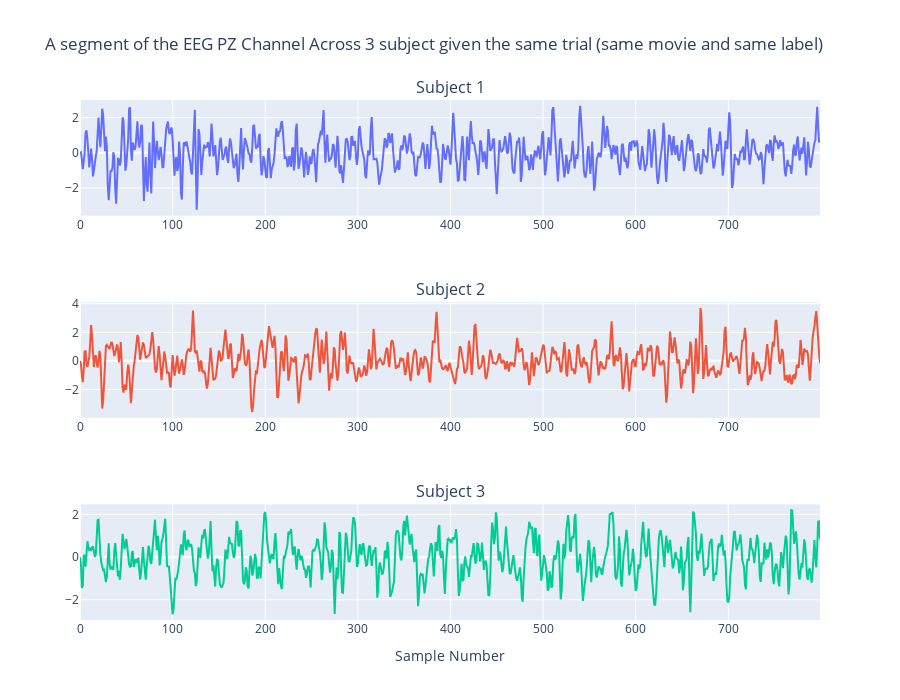

Write notebook code for a chart like this one.
### Code cell
fig = make_subplots(
    rows=3, 
    cols=1, 
    subplot_titles=("Subject 1", "Subject 2", "Subject 3"),
)
fig.add_trace(
    go.Scatter(y=p1[posIndex[2]][getChannel('PZ')][0], mode="lines", name="Subject 1"),
    row=1, col=1
)
fig.add_trace(
    go.Scatter(y=p2[posIndex[2]][getChannel('PZ')][0], mode="lines", name="Subject 2"),
    row=2, col=1
)
fig.add_trace(
    go.Scatter(y=p3[posIndex[2]][getChannel('PZ')][0], mode="lines", name="Subject 3"),
    row=3, col=1
)
fig.update_layout(
    title_text="A segment of the EEG PZ Channel Across 3 subject given the same trial (same movie and same label)", 
    height=700, 
    showlegend=False
)
fig.update_xaxes(title_text="Sample Number", row=3, col=1)

fig.show(renderer=rndr)

### Figure 1 — Plotly figure (JSON) as saved in the notebook; plotly's stock layout.template omitted (floating-point values rounded to 4 significant figures; data arrays with more than 128 entries replaced by an {"elided": "..."} marker saying what was removed)
{"data": [{"mode": "lines", "name": "Subject 1", "type": "scatter", "xaxis": "x", "y": {"elided": "800 float values"}, "yaxis": "y"}, {"mode": "lines", "name": "Subject 2", "type": "scatter", "xaxis": "x2", "y": {"elided": "800 float values"}, "yaxis": "y2"}, {"mode": "lines", "name": "Subject 3", "type": "scatter", "xaxis": "x3", "y": {"elided": "800 float values"}, "yaxis": "y3"}], "layout": {"annotations": [{"font": {"size": 16}, "showarrow": false, "text": "Subject 1", "x": 0.5, "xanchor": "center", "xref": "paper", "y": 1, "yanchor": "bottom", "yref": "paper"}, {"font": {"size": 16}, "showarrow": false, "text": "Subject 2", "x": 0.5, "xanchor": "center", "xref": "paper", "y": 0.6111, "yanchor": "bottom", "yref": "paper"}, {"font": {"size": 16}, "showarrow": false, "text": "Subject 3", "x": 0.5, "xanchor": "center", "xref": "paper", "y": 0.2222, "yanchor": "bottom", "yref": "paper"}], "height": 700, "showlegend": false, "title": {"text": "A segment of the EEG PZ Channel Across 3 subject given the same trial (same movie and same label)"}, "xaxis": {"anchor": "y", "domain": [0, 1]}, "xaxis2": {"anchor": "y2", "domain": [0, 1]}, "xaxis3": {"anchor": "y3", "domain": [0, 1], "title": {"text": "Sample Number"}}, "yaxis": {"anchor": "x", "domain": [0.7778, 1]}, "yaxis2": {"anchor": "x2", "domain": [0.3889, 0.6111]}, "yaxis3": {"anchor": "x3", "domain": [0, 0.2222]}}}
